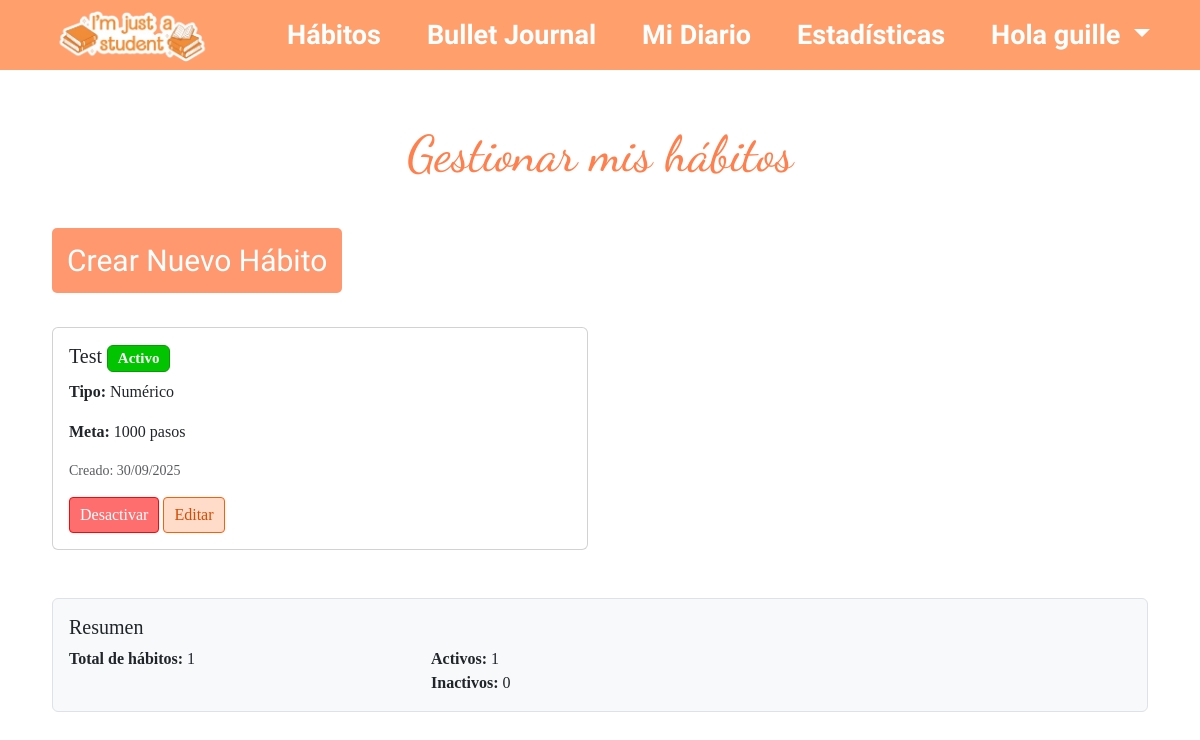
The app's page /habits/manage/ (signed in) with its own data.
### bullet_journal/models.py (models this page shows, shortened)
class CustomHabit(models.Model):
    TYPE_CHOICES = [
        ('boolean', 'Sí/No'),
        ('integer', 'Número'),
    ]
    user = models.ForeignKey(User, on_delete=models.CASCADE, related_name='custom_habits')
    name = models.CharField(max_length=100)
    description = models.TextField(blank=True, null=True)
    type = models.CharField(max_length=10, choices=TYPE_CHOICES)
    created_at = models.DateTimeField(auto_now_add=True)
    is_active = models.BooleanField(default=True)
    goal_value = models.IntegerField(null=True, blank=True)  # Valor objetivo (si aplica)
    unit = models.CharField(max_length=20, blank=True, null=True)  #
    class Meta:
        unique_together = ('user', 'name')
        ordering = ['-created_at']

### bullet_journal/views/journal_views.py (the view)
# urls.py: path('habits/manage/', manage_habits, name='manage_habits'),
@login_required
def manage_habits(request):
    if request.method == 'POST':
        form = CustomHabitForm(request.POST)
        if form.is_valid():
            habit = form.save(commit=False)
            habit.user = request.user
            habit.save()
            messages.success(request, f'Hábito "{habit.name}" creado exitosamente!')
            return redirect('manage_habits')
    else:
        form = CustomHabitForm()
    habits = CustomHabit.objects.filter(user=request.user).order_by('-created_at')
    active_count = habits.filter(is_active=True).count()
    inactive_count = habits.count() - active_count
    return render(request, 'bullet_journal/journal/manage_habits.html', {
        'form': form,
        'habits': habits,
        'active_count': active_count,
        'inactive_count': inactive_count,
    })

### bullet_journal/templates/bullet_journal/journal/manage_habits.html (shortened to what this page needs)
{% extends "header.html" %}
{% load static %}
{% load i18n %}
    {% block extra_head %}
    <link rel="stylesheet" href="{% static 'bullet_journal/css/styles.css' %}">
    {% endblock %}
{% block contenido %}
<body>
<div class="container mt-5">
    <div class="journal-form">
        <h1> Gestionar mis hábitos</h1>
        <p class="fs-5 mb-4">
        {% if habits %}
        <div class="mb-4">
            <a href="{% url 'add_habit_quick' %}" class="btn btn-primary btn-lg">
                 Crear Nuevo Hábito
            </a>
        </div>
            <div class="row">
                {% for habit in habits %}
                <div class="col-md-6 mb-4">
                    <div class="card {% if not habit.is_active %}bg-light text-muted{% endif %}">
                        <div class="card-body">
                            <div class="d-flex justify-content-between align-items-start">
                                <div class="flex-grow-1">
                                    <h5 class="card-title">
                                        {{ habit.name }}
                                        {% if not habit.is_active %}
                                            <span class="badge bg-secondary">Inactivo</span>
                                        {% else %}
                                            <span class="badge bg-success">Activo</span>
                                        {% endif %}
                                    </h5>
                                    <p class="card-text">
                                        <strong>Tipo:</strong>
                                        {% if habit.type == 'boolean' %}
                                            Sí/No
                                        {% else %}
                                             Numérico
                                        {% endif %}
                                    </p>
                                    {% if habit.goal_value %}
                                    <p class="card-text">
                                        <strong>Meta:</strong> {{ habit.goal_value }}{% if habit.unit %} {{ habit.unit }}{% endif %}
                                    </p>
                                    {% endif %}
                                    <p class="card-text">
                                        <small class="text-muted">
                                            Creado: {{ habit.created_at|date:"d/m/Y" }}
                                        </small>
                                    </p>
                                </div>
                            </div>
                            <div class="mt-3">
                                <a href="{% url 'toggle_habit_status' habit.id %}"
                                   class="btn btn-sm {% if habit.is_active %}btn-warning{% else %}btn-success{% endif %}">
                                    {% if habit.is_active %}
                                        Desactivar
                                    {% else %}
                                        Activar
                                    {% endif %}
                                </a>
                                <a href="#" class="btn btn-sm btn-outline-primary">Editar</a>
                            </div>
                        </div>
                    </div>
                </div>
                {% endfor %}
            </div>
            <div class="mt-4 p-3 border rounded" style="background-color: #f8f9fa;">
                <h5>Resumen</h5>
                <div class="row">
                    <div class="col-md-4">
                        <strong>Total de hábitos:</strong> {{ habits|length }}
                    </div>
                    <div class="col-md-4">
                        <div class="col-md-4">
                            <strong>Activos:</strong> {{ active_count }}
                        </div>
                        <div class="col-md-4">
                            <strong>Inactivos:</strong> {{ inactive_count }}
                        </div>
                    </div>
                </div>
            </div>
        {% endif %}
        </div>
    </div>
</body>
{% endblock %}

### bullet_journal/templates/header.html (shortened to what this page needs)
{% load static %}
<html>
<head>
    <link href="https://cdn.jsdelivr.net/npm/bootstrap@5.3.3/dist/css/bootstrap.min.css" rel="stylesheet">
    <link rel="stylesheet" href="{% static 'bullet_journal/css/styles.css' %}">
    {% block extra_head %}{% endblock %}
</head>
<body>
<header>
<nav class="navbar navbar-expand-lg navbar-light custom-header">
  <div class="container-fluid">
    <a class="navbar-brand" href="{% url 'home' %}">
      <img src="{% static 'bullet_journal/images/logo1.png' %}" alt="Logo" class="logo-img">
    </a>
    <div class="collapse navbar-collapse" id="navbarContent">
      <ul class="navbar-nav ms-auto nav-links">
        <li class="nav-item">
          <a class="nav-link" href="{% url 'manage_habits' %}">Hábitos</a>
        </li>
        <li class="nav-item">
          <a class="nav-link" href="{% url 'journal_list' %}">Bullet Journal</a>
        </li>
        <li class="nav-item">
          <a class="nav-link" href="{% url 'diary_list' %}"> Mi Diario</a>
        </li>
        <li class="nav-item">
          <a class="nav-link" href="{% url 'stadistics' %}">Estadísticas</a>
        </li>
          {% if user.is_authenticated %}
          <li class="nav-item dropdown">
            <a class="nav-link dropdown-toggle" href="#" id="userDropdown" role="button" data-bs-toggle="dropdown" aria-expanded="false">
              Hola {{ user.username }}
            </a>
          </li>
        {% endif %}
      </ul>
    </div>
  </div>
</nav>
</header>
<main>
    {% block contenido %}{% endblock %}
</main>
</body>
</html>

### bullet_journal/static/bullet_journal/css/styles.css (style rules this page uses)
.custom-header { display: flex; justify-content: space-between; align-items: center; background-color: #ff9f6c; color: white; padding: 15px 30px; position: fixed; top: 0; left: 0; width: 100%; height: 70px; z-index: 1000; }
.logo-img { width: 180px; height: auto; }
.nav-links { list-style: none; display: flex; gap: 30px; align-items: center; }
.nav-links a { text-decoration: none; color: white; font-weight: bold; transition: color 0.3s; font-family: 'Amatic SC', cursive; font-size: 27px; }
.nav-item.dropdown .nav-link.dropdown-toggle { color: white !important; }
* { margin: 0; padding: 0; box-sizing: border-box; }
.journal-form { height: 100vh; margin: 0; font-family: 'Times New Roman', Times, serif; padding: 10px; padding-top: 0; }
.journal-form .btn.btn-primary { text-align: center; font-family: "Amatic SC", sans-serif; color: white; font-size: 30px; margin-bottom: 10px; }
h1 { margin-top: 80px; padding: 20px; font-family: 'Dancing Script', cursive; color: #ff7f4d; font-size: 50px; text-align: center; }
.p-3 { font-family: 'Times New Roman', Times, serif; }
.btn.btn-primary { font-family: 'Times New Roman', Times, serif; font-size: 19px; background-color: #ff986f; color: white; border: none; padding: 10px 15px; border-radius: 5px; text-align: center; justify-content: center; }
:root { --cell: 28px; --gap: 2px; --border: #333; font-family: Arial, sans-serif; }
.btn.btn-sm.btn-outline-primary { font-family: 'Times New Roman', Times, serif; font-size: 16px; background-color: #ffdcca; color: #d74b00; border: 1px solid #ff5c04; padding: 5px 10px; border-radius: 4px; }
.btn.btn-sm.btn-warning { font-family: 'Times New Roman', Times, serif; font-size: 16px; background-color: rgb(255, 110, 110); color: white; border: 1px solid #ff0404; padding: 5px 10px; border-radius: 4px; }
.badge.bg-success { background-color: #03c400 !important; color: white !important; border: 1px solid #039f00 !important; }

### records on screen
CustomHabit: name "Test", is_active "Activo", type "Numérico", goal_value "1000", unit "pasos", created_at "30/09/2025"

### other values on screen
{{ user.username }} "guille"
{{ habits|length }} "1"
{{ active_count }} "1"
{{ inactive_count }} "0"
